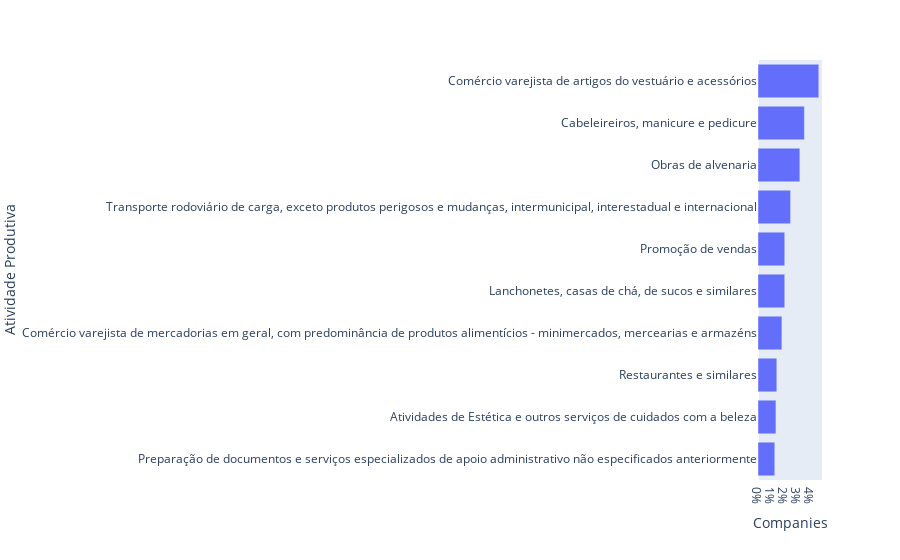

Notebook code cell kept with this figure:
### Code cell
d = df.groupby(by=['cnae', 'cnae_description'])['document_number'].count().reset_index().rename(columns={'document_number': 'count'})
d['count'] = d['count'] * 100 / d['count'].sum()
d = d.sort_values(by='count', ascending=False).iloc[:10]
d = d.sort_values(by='count')
d = d.rename(columns={'count': 'Companies', 'cnae_description': 'Atividade Produtiva'})
fig = px.bar(d, x='Companies', y='Atividade Produtiva', orientation='h')
fig.update_xaxes(showgrid=False, ticksuffix="%")
fig.update_yaxes(showgrid=False)
fig.show()

### Figure 1 — Plotly figure (JSON) as saved in the notebook; plotly's stock layout.template omitted (floating-point values rounded to 4 significant figures)
{"data": [{"alignmentgroup": "True", "hovertemplate": "Companies=%{x}<br>Atividade Produtiva=%{y}<extra></extra>", "legendgroup": "", "marker": {"color": "#636efa", "pattern": {"shape": ""}}, "name": "", "offsetgroup": "", "orientation": "h", "showlegend": false, "textposition": "auto", "type": "bar", "x": [1.298, 1.389, 1.457, 1.848, 2.07, 2.07, 2.52, 3.239, 3.591, 4.705], "xaxis": "x", "y": ["Preparação de documentos e serviços especializados de apoio administrativo não especificados anteriormente", "Atividades de Estética e outros serviços de cuidados com a beleza", "Restaurantes e similares", "Comércio varejista de mercadorias em geral, com predominância de produtos alimentícios - minimercados, mercearias e armazéns", "Lanchonetes, casas de chá, de sucos e similares", "Promoção de vendas", "Transporte rodoviário de carga, exceto produtos perigosos e mudanças, intermunicipal, interestadual e internacional", "Obras de alvenaria", "Cabeleireiros, manicure e pedicure", "Comércio varejista de artigos do vestuário e acessórios"], "yaxis": "y"}], "layout": {"barmode": "relative", "legend": {"tracegroupgap": 0}, "margin": {"t": 60}, "xaxis": {"anchor": "y", "domain": [0, 1], "showgrid": false, "ticksuffix": "%", "title": {"text": "Companies"}}, "yaxis": {"anchor": "x", "domain": [0, 1], "showgrid": false, "title": {"text": "Atividade Produtiva"}}}}
